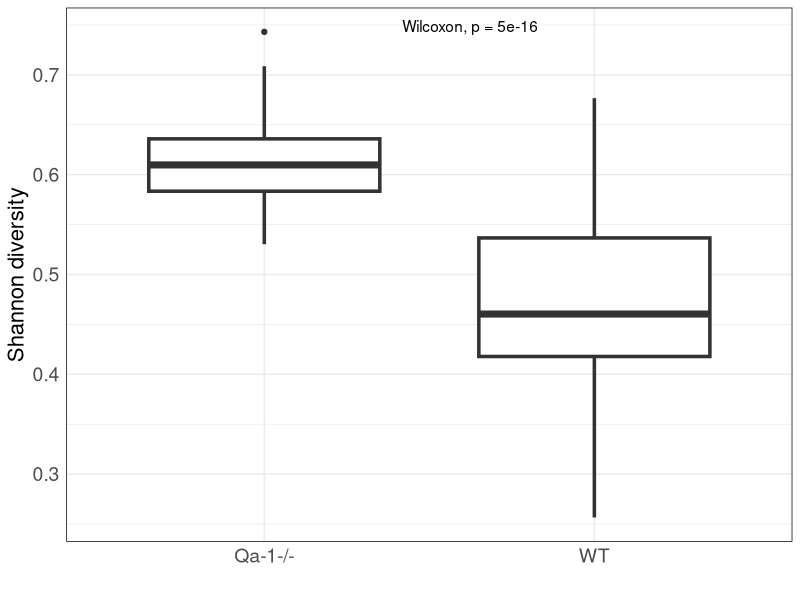
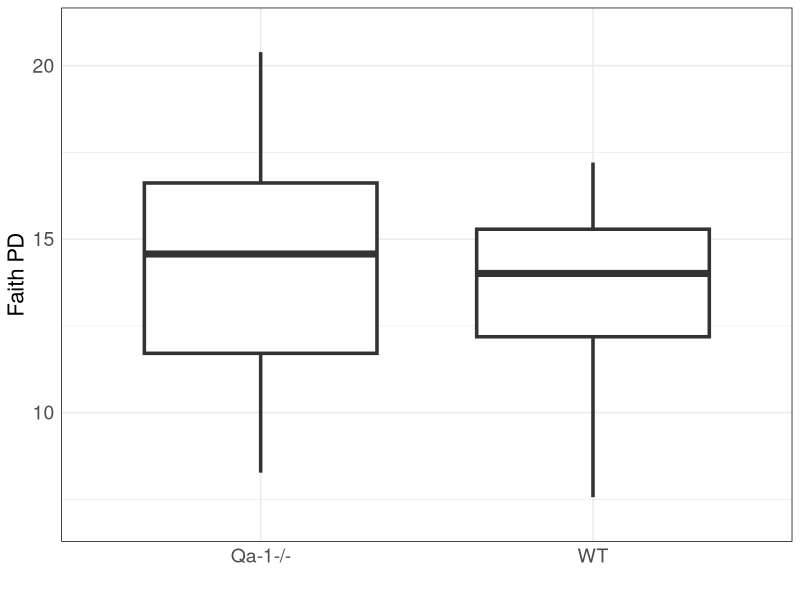

The R source for these figures, in order:
## ---- chunk 1
knitr::opts_chunk$set(echo = TRUE)
## ---- chunk 2
library(tidyverse)
library(ggpubr)
## ---- chunk 3
alpha <- read.delim("core-metrics-results/alpha_diversity.tsv",header = T, sep = '\t')
## ---- chunk 4
ggplot(data = alpha) +
  geom_boxplot( aes( x= description, y= shannon), width = .7, size=1.2) +
  stat_compare_means(aes( x= description, y= shannon), label.x=1.5 ) +
  #stat_pvalue_manual(data = faith.stats, label = "p.adj") + 
  labs( x = " ", y= "Shannon diversity") +
  theme_minimal() +
  theme(
    axis.text.x = element_text(size=14),
    axis.text.y = element_text(size=14),
    axis.title = element_text(size=16),
    panel.border = element_rect(color="black", fill=NA)
  )
## ---- chunk 5
ggplot(data = alpha, aes( x= description, y= faith_pd)) +
  geom_boxplot(width = .7, size=1.2)  +
  scale_y_continuous(expand = c(.1,0)) +
  labs( x = " ", y= "Faith PD") +
  theme_minimal() +
  theme(
    axis.text.x = element_text(size=14),
    axis.text.y = element_text(size=14),
    axis.title = element_text(size=16),
    panel.border = element_rect(color="black", fill=NA)
  )
